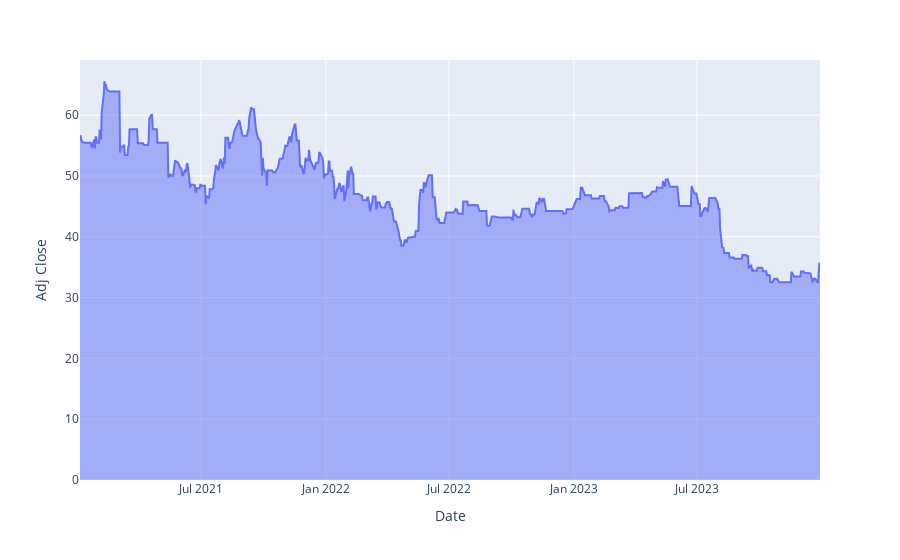

Notebook cell for this chart:
### Markdown cell above
## Data visualization (train set only)

### Code cell
px.area(train_data, x='Date', y='Adj Close')

### Figure 1 — Plotly figure (JSON) as saved in the notebook; plotly's stock layout.template omitted (floating-point values rounded to 4 significant figures; data arrays with more than 128 entries replaced by an {"elided": "..."} marker saying what was removed)
{"data": [{"fillpattern": {"shape": ""}, "hovertemplate": "Date=%{x}<br>Adj Close=%{y}<extra></extra>", "legendgroup": "", "line": {"color": "#636efa"}, "marker": {"symbol": "circle"}, "mode": "lines", "name": "", "orientation": "v", "showlegend": false, "stackgroup": "1", "type": "scatter", "x": {"elided": "753 str values"}, "xaxis": "x", "y": {"elided": "753 float values"}, "yaxis": "y"}], "layout": {"legend": {"tracegroupgap": 0}, "margin": {"t": 60}, "xaxis": {"anchor": "y", "domain": [0, 1], "title": {"text": "Date"}}, "yaxis": {"anchor": "x", "domain": [0, 1], "title": {"text": "Adj Close"}}}}
